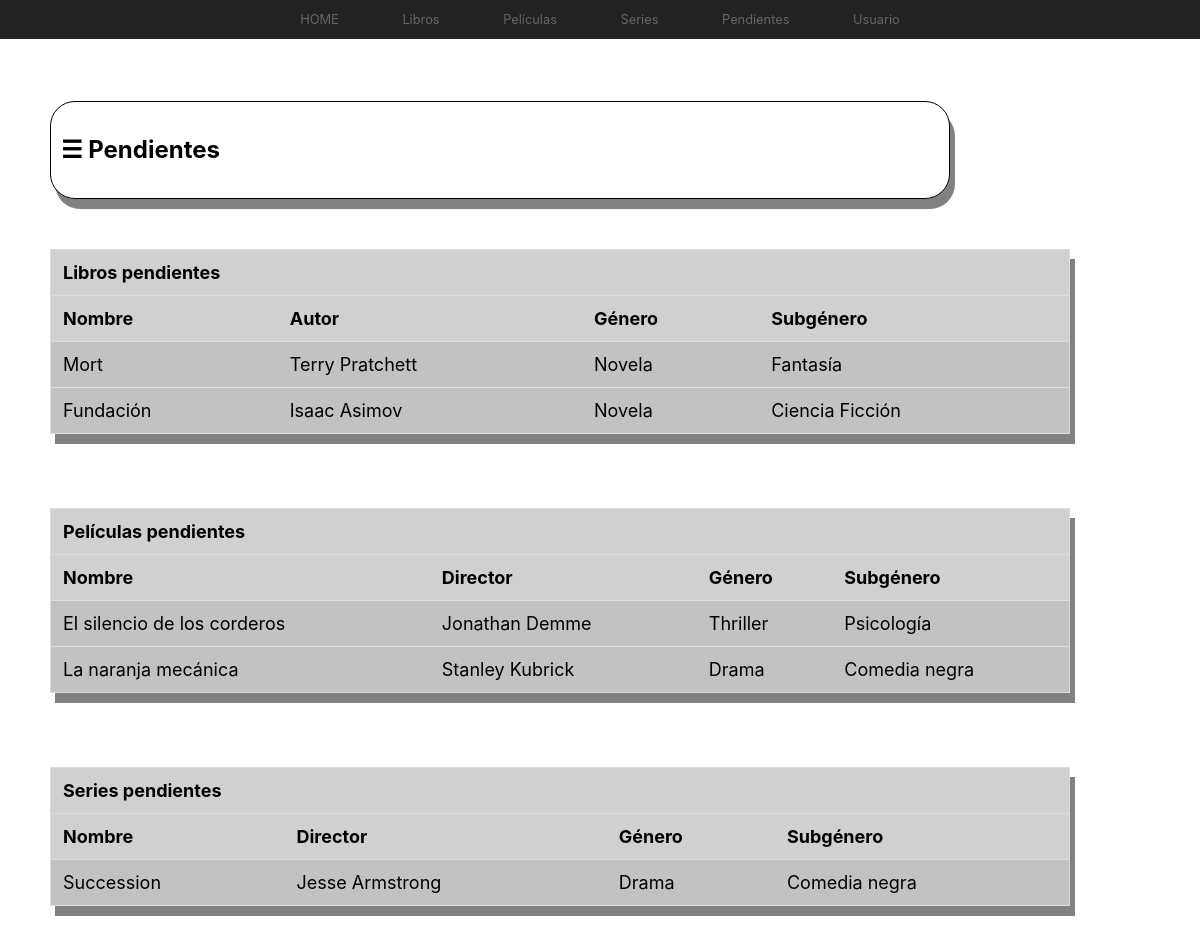
Page /catalogo/pendientes/ (signed in) on the committed database.
### Catalogo/models.py (models this page shows, shortened)
class Libro(models.Model):
    nombre = models.CharField(max_length = 50)
    autor = models.CharField(max_length = 50)
    genero = models.CharField(max_length = 50)
    subgenero = models.CharField(max_length = 50, blank = True, null = True)
    publicacion = models.DateField("Fecha de publicación")
    leido = models.BooleanField()
    lectura = models.DateField("Fecha de lectura", blank = True, null = True)
    puntuacion = models.FloatField(blank = True, null = True)
    portada = models.ImageField(upload_to="portadas", height_field=None, width_field=None, max_length=100, blank = True, null = True)
    comentario = models.CharField(max_length = 200, blank = True, null = True)

class Pelicula(models.Model):
    nombre = models.CharField(max_length = 200)
    director = models.CharField(max_length = 200)
    genero = models.CharField(max_length = 200)
    subgenero = models.CharField(max_length = 200, blank = True, null = True)
    estreno = models.DateField("Fecha de estreno")
    visualizacion = models.DateField("Fecha de visualización", blank = True, null = True)
    puntuacion = models.FloatField(blank = True, null = True)
    vista = models.BooleanField()

class Serie(models.Model):
    nombre = models.CharField(max_length = 200)
    director = models.CharField(max_length = 200)
    genero = models.CharField(max_length = 200)
    subgenero = models.CharField(max_length = 200, blank = True, null = True)
    estreno = models.DateField("Fecha de estreno")
    visualizacion = models.DateField("Fecha de visualización", blank = True, null = True)
    puntuacion = models.FloatField(blank = True, null = True)
    vista = models.BooleanField()

### Catalogo/views.py (the view)
# urls.py: path('pendientes/', views.pendientes, name = 'pendientes'),
@login_required
def pendientes(request):
    lista_libros = Libro.objects.order_by('-lectura')
    lista_pelis = Pelicula.objects.order_by('-visualizacion')
    lista_series = Serie.objects.order_by('-visualizacion')
    context = {
        'lista_libros': lista_libros,
        'lista_pelis': lista_pelis,
        'lista_series': lista_series,
        }
    return render(request, 'Catalogo/pendientes.html', context)

### Catalogo/templates/Catalogo/pendientes.html (shortened to what this page needs)
{% extends "base.html" %}
{% load static %}
    {% block content %}
      <div id="box">
        <h2>&#9776;&nbsp;<b>Pendientes</b></h2>
      </div>
      <table id="myTable">
        <tr class="header">
          <th colspan="4">Libros pendientes</th>
        </tr>
        <tr class="header">
            <th>Nombre</th>
            <th>Autor</th>
            <th>Género</th>
            <th>Subgénero</th>
        </tr>
        {% if lista_libros %}
              <tr>
              {% for libro in lista_libros %}
                {% if libro.leido == False %}
                  <td>{{ libro.nombre }}</td>
                  <td>{{ libro.autor }}</td>
                  <td>{{ libro.genero }}</td>
                  <td>{{ libro.subgenero }}</td>
              </tr>
                {% endif %}
              {% endfor %}
          {% else %}
              <p>Tienes que leer más.</p>
          {% endif %}
      </table>
      <table id="myTable">
        <tr class="header">
          <th colspan="4">Películas pendientes</th>
        </tr>
        <tr class="header">
            <th>Nombre</th>
            <th>Director</th>
            <th>Género</th>
            <th>Subgénero</th>
        </tr>
        {% if lista_pelis %}
              {% for peli in lista_pelis %}
                {% if peli.vista == False %}
                  <td>{{ peli.nombre }}</td>
                  <td>{{ peli.director }}</td>
                  <td>{{ peli.genero }}</td>
                  <td>{{ peli.subgenero }}</td>
                {% endif %}
              {% endfor %}
          {% else %}
              <p>Tienes que ver más peliculas.</p>
          {% endif %}
      </table>
      <table id="myTable">
        <tr class="header">
          <th colspan="4">Series pendientes</th>
        <tr class="header">
            <th>Nombre</th>
            <th>Director</th>
            <th>Género</th>
            <th>Subgénero</th>
        </tr>
        {% if lista_series %}
              <tr>
              {% for serie in lista_series %}
                {% if serie.vista == False %}
                  <td>{{ serie.nombre }}</td>
                  <td>{{ serie.director }}</td>
                  <td>{{ serie.genero }}</td>
                  <td>{{ serie.subgenero }}</td>
                {% endif %}
              </tr>
              {% endfor %}
          {% else %}
              <p>Tienes que ver más series.</p>
          {% endif %}
      </table>
    {% endblock content %}

### Catalogo/templates/base.html (shortened to what this page needs)
{% load static %}
<link rel="stylesheet" type="text/css" href="{% static 'Catalogo/base.css' %}">
<!DOCTYPE html>
<html>
<head>
</head>
<section class="site">
  <nav>
    <a href="/">HOME</a>
    <a href="/catalogo/libros/">Libros</a>
    <a href="/catalogo/peliculas/">Películas</a>
    <a href="/catalogo/series/">Series</a>
    <a href="/catalogo/pendientes/">Pendientes</a>
    <a href="/admin">Usuario</a>
  </nav>
</section>
  <main>
    {% block content %}
    {% endblock %}
  </main>
</body>
</html>

### Catalogo/static/Catalogo/base.css (style rules this page uses)
a:link { color: var(--color-text); text-decoration: none; }
#myTable { border-collapse: collapse; width: 85%; border: 1px solid #ddd; font-size: 18px; margin-left: 50; margin-right: 50; margin-bottom: 50; box-shadow: 5px 10px rgba(0, 0, 0, 0.493); }
#myTable th, #myTable td { text-align: left; padding: 12px; background-color: rgba(170, 169, 169, 0.548); }
#myTable tr { border-bottom: 1px solid #ddd; background-color: rgba(192, 192, 192, 0.493); }
#myTable tr.header, #myTable tr:hover { background-color: #ffffff; }
.site { padding: 2em 0; text-align: center; font-size: .8em; color: #444; position:relative }
.site a { color: #666; text-decoration: none; }
.site nav { position:absolute; top:0; left:0; background:#222; width:100% }
.site nav a { padding:10px 30px; font: size 2em; display:inline-block }
#box { box-sizing: border-box; width: 75%; margin: 50px; background-color: rgb(255, 255, 255); border: 1px solid; padding: 10px; box-shadow: 5px 10px rgba(0, 0, 0, 0.493); border-radius: 25px; }

### rows in the picture
Libro: nombre "Mort", autor "Terry Pratchett", genero "Novela", subgenero "Fantasía"
Libro: nombre "Fundación", autor "Isaac Asimov", genero "Novela", subgenero "Ciencia Ficción"
Pelicula: nombre "El silencio de los corderos", director "Jonathan Demme", genero "Thriller", subgenero "Psicología"
Pelicula: nombre "La naranja mecánica", director "Stanley Kubrick", genero "Drama", subgenero "Comedia negra"
Serie: nombre "Succession", director "Jesse Armstrong", genero "Drama", subgenero "Comedia negra"
